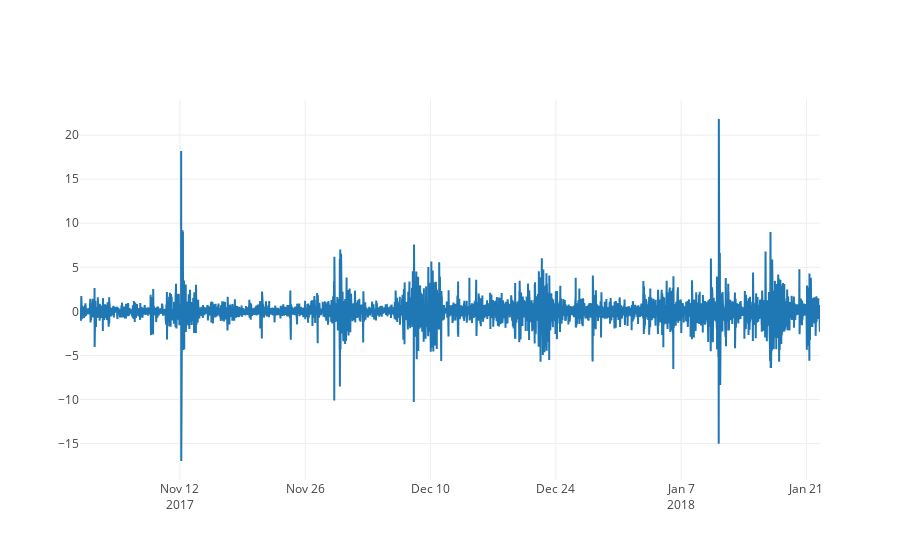

Here is the notebook cell this chart was saved with:
### Code cell
trace_roc_open = go.Scatter(x=df.index, y=df['roc_open']*100) # rate of change as percentage
trace_roc_volume = go.Scatter(x=df.index, y=df['roc_volume']*100)
py.iplot([trace_roc_open])

### Figure 1 — Plotly figure (JSON) as saved in the notebook; plotly's stock layout.template omitted (floating-point values rounded to 4 significant figures; data arrays with more than 128 entries replaced by an {"elided": "..."} marker saying what was removed)
{"data": [{"type": "scatter", "x": {"elided": "7937 str values"}, "y": {"elided": "7937 float values"}}], "layout": {}}
